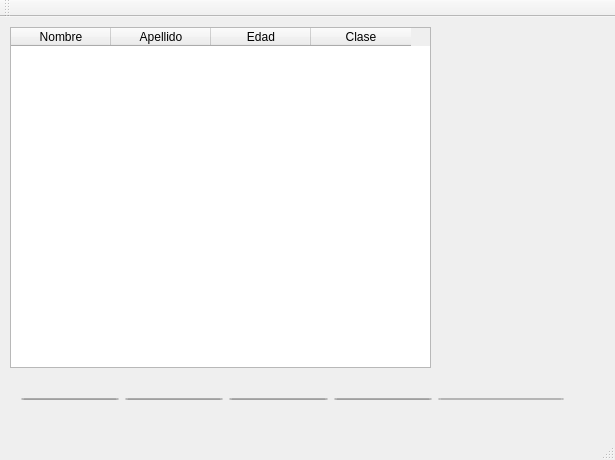
<?xml version="1.0" encoding="UTF-8"?>
<ui version="4.0">
 <class>MainWindowsql</class>
 <widget class="QMainWindow" name="MainWindowsql">
  <property name="geometry">
   <rect>
    <x>0</x>
    <y>0</y>
    <width>615</width>
    <height>460</height>
   </rect>
  </property>
  <property name="windowTitle">
   <string>MainWindowsql</string>
  </property>
  <widget class="QWidget" name="centralWidget">
   <widget class="QTableWidget" name="tableWidgetdato">
    <property name="geometry">
     <rect>
      <x>10</x>
      <y>10</y>
      <width>421</width>
      <height>341</height>
     </rect>
    </property>
    <column>
     <property name="text">
      <string>Nombre</string>
     </property>
    </column>
    <column>
     <property name="text">
      <string>Apellido</string>
     </property>
    </column>
    <column>
     <property name="text">
      <string>Edad</string>
     </property>
    </column>
    <column>
     <property name="text">
      <string>Clase</string>
     </property>
    </column>
   </widget>
   <widget class="QWidget" name="">
    <property name="geometry">
     <rect>
      <x>10</x>
      <y>370</y>
      <width>565</width>
      <height>24</height>
     </rect>
    </property>
    <layout class="QHBoxLayout" name="horizontalLayout">
     <item>
      <widget class="QLineEdit" name="lineEditnombre"/>
     </item>
     <item>
      <widget class="QLineEdit" name="lineEditapellido"/>
     </item>
     <item>
      <widget class="QLineEdit" name="lineEditedad"/>
     </item>
     <item>
      <widget class="QLineEdit" name="lineEditclase"/>
     </item>
     <item>
      <widget class="QPushButton" name="pushButtoninsertar">
       <property name="text">
        <string>INSERTAR USUARIO</string>
       </property>
      </widget>
     </item>
    </layout>
   </widget>
  </widget>
  <widget class="QMenuBar" name="menuBar">
   <property name="geometry">
    <rect>
     <x>0</x>
     <y>0</y>
     <width>615</width>
     <height>20</height>
    </rect>
   </property>
  </widget>
  <widget class="QToolBar" name="mainToolBar">
   <attribute name="toolBarArea">
    <enum>TopToolBarArea</enum>
   </attribute>
   <attribute name="toolBarBreak">
    <bool>false</bool>
   </attribute>
  </widget>
  <widget class="QStatusBar" name="statusBar"/>
 </widget>
 <layoutdefault spacing="6" margin="11"/>
 <resources/>
 <connections/>
</ui>
